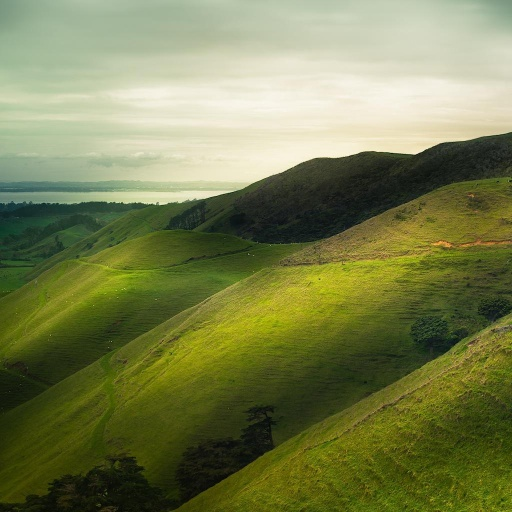
#> input picture img/mini_data/raw/00000000.jpg, 512 x 512 px, found by its file name; its folder holds only this picture in this run
$ python preprocessing.py
#> lines starting #> are read from the running program, lines starting #| are printed output that depends on the picture
import os
import random
import cv2
import numpy as np


def split_images_cv2(input_folder_path, output_folder_path):
    # Duyệt qua từng ảnh trong thư mục
#> called with input_folder_path = 'C:/Users/OS/Desktop/cv/mini_data/raw', output_folder_path = 'C:/Users/OS/Desktop/cv/mini_data/split'
    for image_name in os.listdir(input_folder_path):
        image_path = os.path.join(input_folder_path, image_name)

        # Kiểm tra định dạng file
        if image_name.lower().endswith(('png', 'jpg', 'jpeg')):
            # Đọc ảnh
            image = cv2.imread(image_path)
#> image is the input picture: shape (512, 512, 3); mean B, G, R 79.2, 126.8, 120.2

            if image is None:
                print(f"Không thể đọc ảnh: {image_name}")
                continue

            height, width, _ = image.shape
#> height = 512; width = 512

            # Sinh tỷ lệ ngẫu nhiên để tách ảnh
            while True:
                left_split_ratio = random.uniform(0.4, 0.8)
                right_split_ratio = random.uniform(0.4, 0.8)
                if left_split_ratio + right_split_ratio >= 1:
                    break

            left_split = int(width * left_split_ratio)
#> left_split = 377
            right_split = int(width * right_split_ratio)
#> right_split = 360

            # Tách ảnh
            left_image = image[:, :left_split]  # Ảnh bên trái
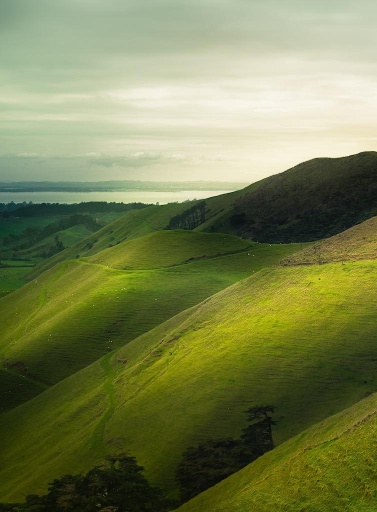
#> left_image: shape (512, 377, 3); mean B, G, R 81.1, 128.1, 120.2
            right_image = image[:, width - right_split:]  # Ảnh bên phải
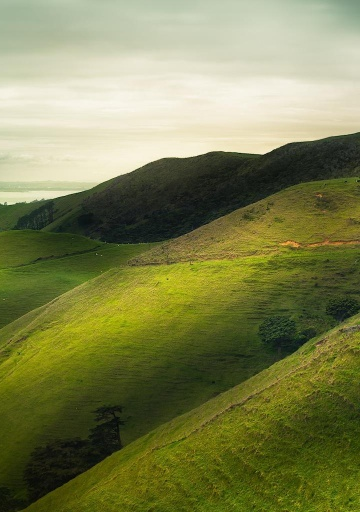
#> right_image: shape (512, 360, 3); mean B, G, R 80.5, 129.3, 125.5

            # Tạo thư mục con dựa trên tên ảnh
            base_name = os.path.splitext(image_name)[0]
            output_folder = os.path.join(output_folder_path, base_name)
            os.makedirs(output_folder, exist_ok=True)

            # Lưu ảnh đã tách
            left_image_path = os.path.join(output_folder, f"{base_name}_left.png")
            right_image_path = os.path.join(output_folder, f"{base_name}_right.png")

            cv2.imwrite(left_image_path, left_image)
            cv2.imwrite(right_image_path, right_image)

            print(f"Đã tách và lưu ảnh: {image_name}")


    print("Hoàn thành xử lý tất cả ảnh.")

# Gọi hàm với thư mục chứa ảnh gốc
input_folder_path = 'C:/Users/OS/Desktop/cv/mini_data/raw'
output_folder_path = 'C:/Users/OS/Desktop/cv/mini_data/split'
split_images_cv2(input_folder_path, output_folder_path)

$ run again, on img/mini_data/raw/00000000_(5).jpg
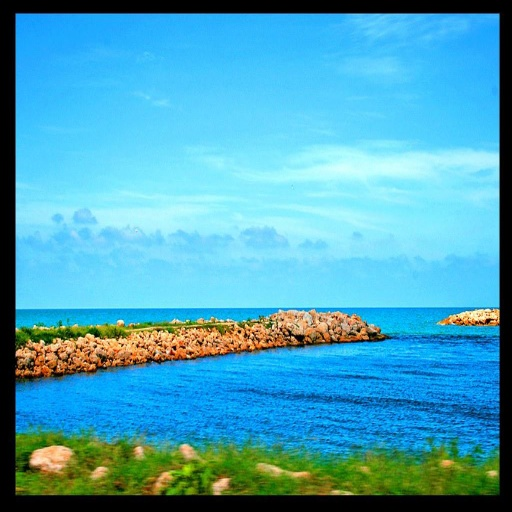
#> input picture img/mini_data/raw/00000000_(5).jpg, 512 x 512 px, found by its file name
#> in split_images_cv2, image is the input picture: shape (512, 512, 3); mean B, G, R 188.2, 163.9, 74.9
#> in split_images_cv2, `left_image = image[:, :left_split]`:
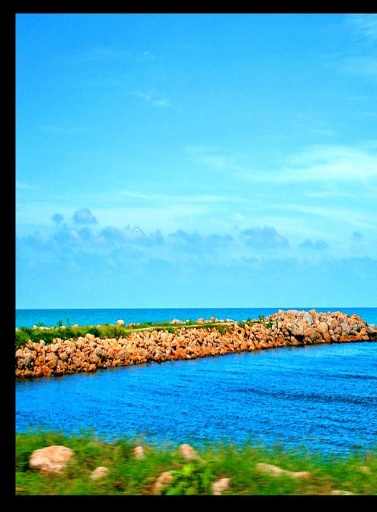
#> left_image: shape (512, 377, 3); mean B, G, R 188.6, 166.8, 79.7
#> in split_images_cv2, `right_image = image[:, width - right_split:]`:
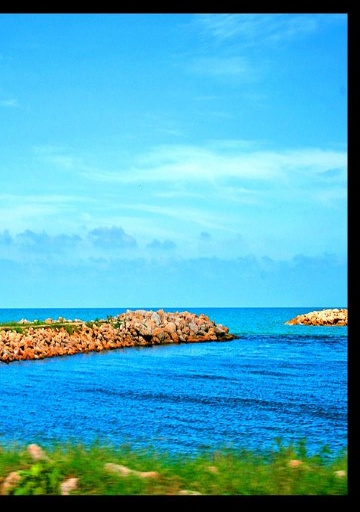
#> right_image: shape (512, 360, 3); mean B, G, R 195.6, 169.5, 76.5

$ run again, on img/mini_data/raw/00000000_(6).jpg
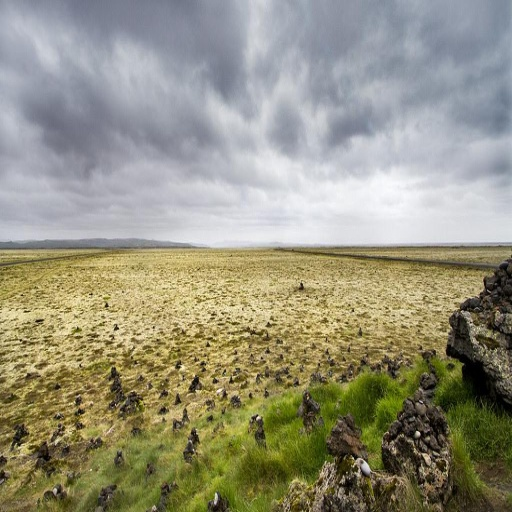
#> input picture img/mini_data/raw/00000000_(6).jpg, 512 x 512 px, found by its file name
#> in split_images_cv2, image is the input picture: shape (512, 512, 3); mean B, G, R 126, 147.2, 149.9
#> in split_images_cv2, `left_image = image[:, :left_split]`:
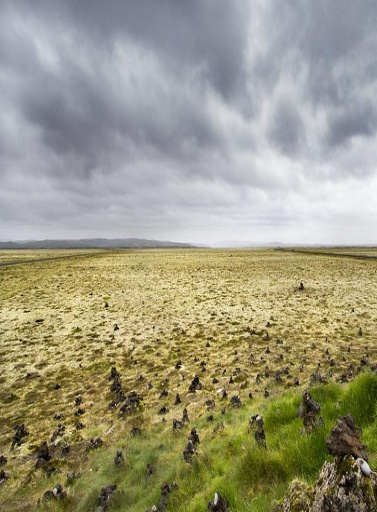
#> left_image: shape (512, 377, 3); mean B, G, R 128.4, 152.4, 156.2
#> in split_images_cv2, `right_image = image[:, width - right_split:]`:
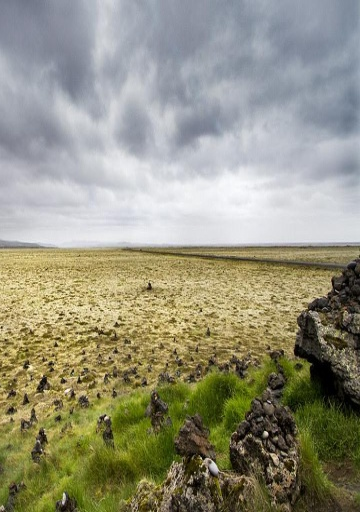
#> right_image: shape (512, 360, 3); mean B, G, R 126.1, 147, 148.7

$ run again, on img/mini_data/raw/00000000_(7).jpg
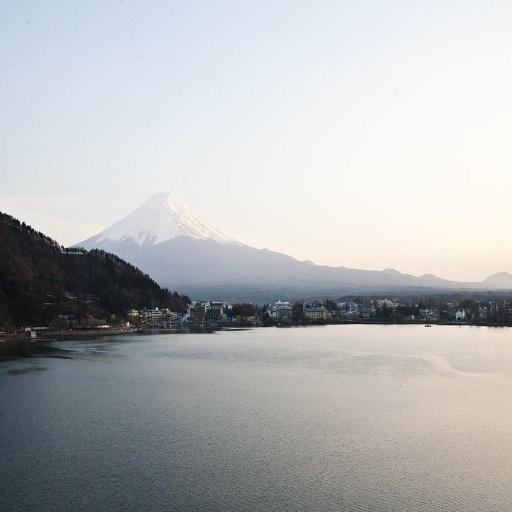
#> input picture img/mini_data/raw/00000000_(7).jpg, 512 x 512 px, found by its file name
#> in split_images_cv2, image is the input picture: shape (512, 512, 3); mean B, G, R 182.6, 181.1, 179.2
#> in split_images_cv2, `left_image = image[:, :left_split]`:
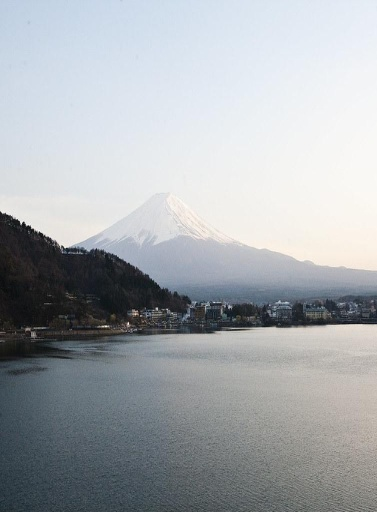
#> left_image: shape (512, 377, 3); mean B, G, R 174.7, 170.8, 166.5
#> in split_images_cv2, `right_image = image[:, width - right_split:]`:
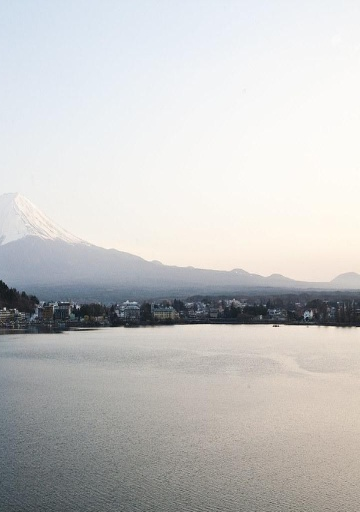
#> right_image: shape (512, 360, 3); mean B, G, R 196.2, 197, 197.4

$ run again, on img/mini_data/raw/00000000_(2).jpg
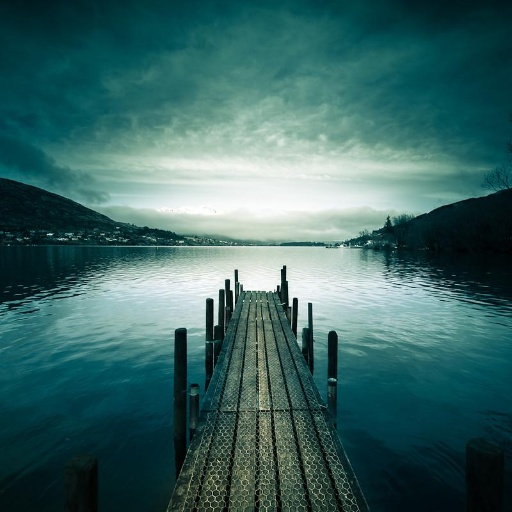
#> input picture img/mini_data/raw/00000000_(2).jpg, 512 x 512 px, found by its file name
#> in split_images_cv2, image is the input picture: shape (512, 512, 3); mean B, G, R 100.6, 102.2, 59.8
#> in split_images_cv2, `left_image = image[:, :left_split]`:
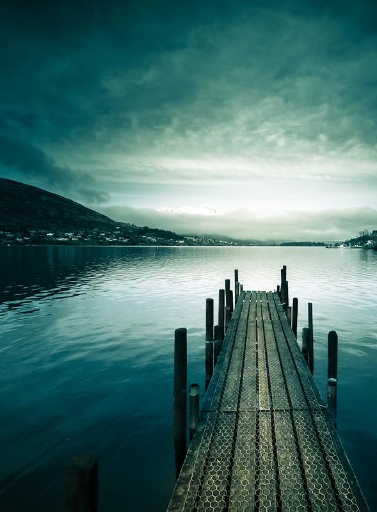
#> left_image: shape (512, 377, 3); mean B, G, R 108.7, 111.7, 70.7
#> in split_images_cv2, `right_image = image[:, width - right_split:]`:
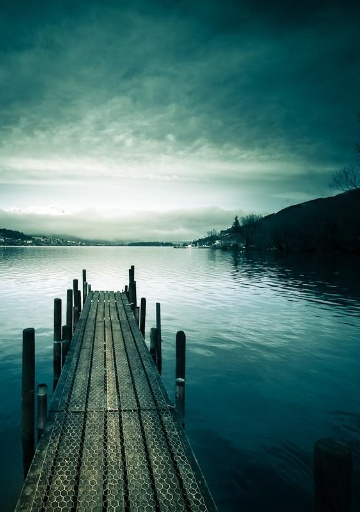
#> right_image: shape (512, 360, 3); mean B, G, R 108.3, 111.4, 72.2
